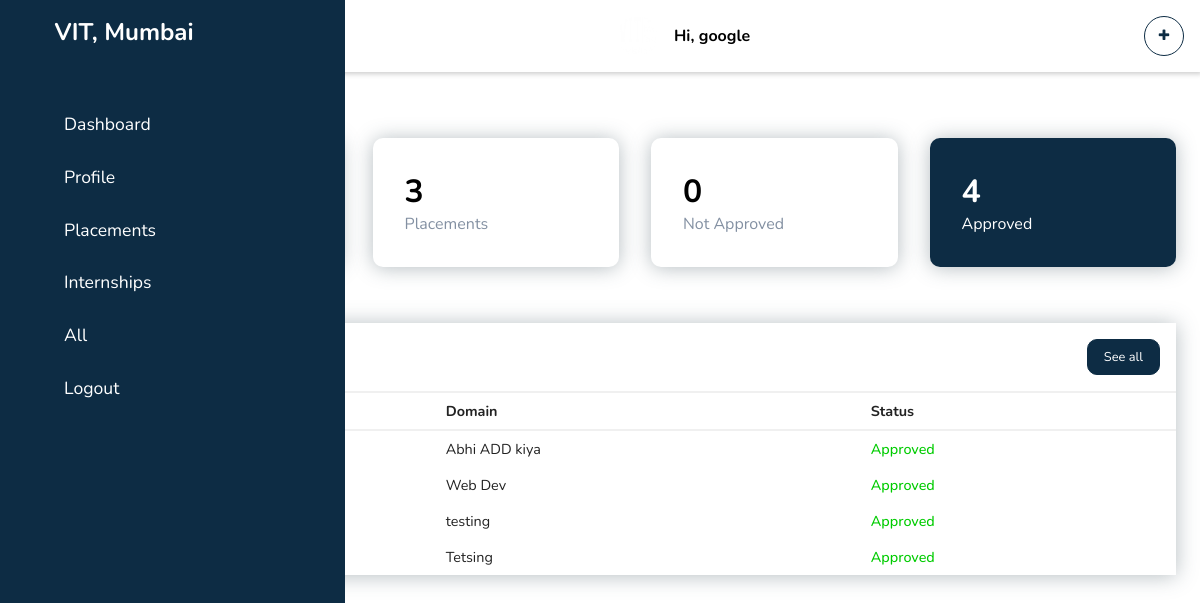
The app's page /dashboard/comdashboard (signed in) with its own data.
### dashboard/models.py (models this page shows, shortened)
class placementInfo(models.Model):
    company_username = models.ForeignKey(
        companyUser, default=None, on_delete=models.CASCADE)
    company_name = models.CharField(default='', max_length=255)
    package = models.CharField(default='', max_length=255)
    domain = models.CharField(max_length=255, default='')
    cgpa_req = models.FloatField(default=0)
    backlog = models.IntegerField(default=0)
    comimg = models.ImageField(upload_to='Images/')
    company_email = models.EmailField()
    company_phone = models.CharField(max_length=13)
    company_website = models.URLField(default='')
    regform_link = models.URLField(
        default='https://forms.gle/VNgHt2XeRaDn65Wv6')
    status = models.BooleanField(default=False)
    @staticmethod
    def placement_by_id(ids):
        if ids:
            return placementInfo.objects.filter(company_username=ids)
        else:
            return placementInfo.objects.all()

class internshipInfo(models.Model):
    company_username = models.ForeignKey(
        companyUser, default=None, on_delete=models.CASCADE)
    company_name = models.CharField(default='', max_length=255)
    stipend = models.CharField(default='', max_length=255)
    domain = models.CharField(max_length=255, default='')
    cgpa_req = models.FloatField(default=0)
    workduration = models.IntegerField(default=0)
    modeofwork = models.CharField(default='', max_length=255)
    comimg = models.ImageField(upload_to='Images/')
    company_email = models.EmailField()
    company_phone = models.CharField(max_length=13)
    company_website = models.URLField(default='')
    regform_link = models.URLField(
        default='https://forms.gle/VNgHt2XeRaDn65Wv6')
    status = models.BooleanField(default=False)
    @staticmethod
    def internship_by_id(ids):
        if ids:
            return internshipInfo.objects.filter(company_username=ids)
        else:
            return internshipInfo.objects.all()

### dashboard/views.py (the view)
# urls.py: path('comdashboard', views.comdashboard),
@login_required(login_url="/comsignin")
def comdashboard(request):
    suser = studentUser.objects.all()
    cuser = companyUser.objects.all()
    id = companyUser.objects.only('id').get(username=request.user.username).id
    iObj = internshipInfo.internship_by_id(id)
    pObj = placementInfo.placement_by_id(id)
    return render(request, 'comdashboard.html', {'suser': suser, 'cuser': cuser, 'pObj': pObj, 'iObj': iObj})

### dashboard/templatetags/student.py (called while the page is built)
@register.filter(name="complacementcount")
def complacementcount(user, pObj):
    return len(pObj)

@register.filter(name="cominternshipcount")
def cominternshipcount(user, iObj):
    return len(iObj)

@register.filter(name="notapprovecom")
def notapprovecom(iObj, pObj):
    c = 0
    for p in pObj:
        if not p.status:
            c += 1
    for i in iObj:
        if not i.status:
            c += 1
    return c

@register.filter(name="approvecom")
def approvecom(iObj, pObj):
    c = 0
    for p in pObj:
        if p.status:
            c += 1
    for i in iObj:
        if i.status:
            c += 1
    return c

### templates/html/comdashboard.html (shortened to what this page needs)
{% extends "base.html" %} {% load static %} {% load student %}
    {% block content %}
    <div class="main-content">
      <main id="dashboard">
        <div class="cards">
          <div class="card-single">
            <div>
              <h1>{{ user|cominternshipcount:iObj }}</h1>
              <span>Internships</span>
            </div>
          </div>
          <div class="card-single">
            <div>
              <h1>{{ user|complacementcount:pObj }}</h1>
              <span>Placements</span>
            </div>
          </div>
          <div class="card-single">
            <div>
              <h1>{{ iObj|notapprovecom:pObj }}</h1>
              <span>Not Approved</span>
            </div>
          </div>
          <div class="card-single">
            <div>
              <h1>{{ iObj|approvecom:pObj }}</h1>
              <span>Approved</span>
            </div>
          </div>
        </div>
        <div class="recent-grid">
          <div class="projects">
            <div class="card">
              <div class="card-header">
                <h3>Applications</h3>
                <a href="comall">
                  See all
                </a>
              </div>
              <div class="card-body">
                <div class="table-responsive">
                  <table width="100%">
                    <thead>
                      <tr>
                        <td>Type</td>
                        <td>Domain</td>
                        <td>Status</td>
                      </tr>
                    </thead>
                    <tbody>
                      {% for i in iObj %}
                      <tr>
                        <td><a href="/dashboard/cominternship#{{ i.id }}" style="text-decoration: none; color: black">Internship</td>
                        <td>{{i.domain}}</td>
                        {% if i.status %}
                        <td>
                          <span class="green"> Approved </span>
                        </td>
                        {% else %}
                        <td>
                          <span class="red"> Not Approved </span>
                        </td>
                        {% endif %}
                      </tr>
                      {% endfor %} {% for p in pObj %}
                      <tr>
                        <td><a href="/dashboard/complacement#{{ p.id }}" style="text-decoration: none; color: black">Placement</td>
                        <td>{{p.domain}}</td>
                        {% if p.status %}
                        <td>
                          <span class="green"> Approved </span>
                        </td>
                        {% else %}
                        <td>
                          <span class="red"> Not Approved </span>
                        </td>
                        {% endif %}
                      </tr>
                      {% endfor %}
                    </tbody>
                  </table>
                </div>
              </div>
            </div>
          </div>
        </div>
      </main>
    </div>
    {% endblock %}

### templates/html/base.html (shortened to what this page needs)
{% load static %}
<!DOCTYPE html>
<html lang="en">
  <head>
    <link
      rel="stylesheet"
      href="https://maxcdn.bootstrapcdn.com/font-awesome/4.7.0/css/font-awesome.min.css"
    />
    <link
      rel="stylesheet"
      href="https://maxst.icons8.com/vue-static/landings/line-awesome/line-awesome/1.3.0/css/line-awesome.min.css"
    />
    <link
      href="{% static 'css/studashboard.css' %}"
      rel="stylesheet"
      type="text/css"
    />
  </head>
  <body style="background: url(../static/images/body_bg.png)">
    <div class="sidebar">
      <div class="sidebar-brand">
        <h2>
          <span
            ><a href="/" style="text-decoration: none; color: white"
              >VIT, Mumbai</a
            ></span
          >
        </h2>
      </div>
      <div class="sidebar-menu">
        <ul>
          <li>
            <a href="comdashboard" class="active"
              ><span class="las la-igloo"></span> <span>Dashboard</span></a
            >
          </li>
          <li>
            <a href="comprofile" id="profile"
              ><span class="las la-users"></span> <span>Profile</span></a
            >
          </li>
          <li>
            <a href="complacement"
              ><span class="las la-clipboard-list"></span>
              <span>Placements</span></a
            >
          </li>
          <li>
            <a href="cominternship"
              ><span class="las la-industry"></span> <span>Internships</span></a
            >
          </li>
          <li>
            <a href="comall"
              ><span class="las la-layer-group"></span> <span>All</span></a
            >
          </li>
          <li>
            <a href="/logout"
              ><span class="las la-user-circle"></span> <span>Logout</span></a
            >
          </li>
        </ul>
      </div>
    </div>
    <div class="main-content">
      <header>
        <h2>
          <label for="nav-toggle">
            <span class="las la-bars"></span>
          </label>
        </h2>
        <div class="user-wrapper">
          <img
            src="{% static 'images/VITlogo.png' %}"
            width="40px"
            height="40px"
            alt="VIT logo"
          />
          <div>
            <h4>Hi, {{user.username}}</h4>
          </div>
        </div>
        <div class="create-top">
          <button class="create-btn">
            <i class="zmdi zmdi-account fa fa-plus" area-hidden="true"></i>
          </button>
        </div>
      </header>
    </div>
    {% block content %} {% endblock %}
  </body>
</html>

### static/css/studashboard.css (style rules this page uses)
:root { --main-color: #0d2c44; --color-dark: #1d2231; --text-grey: #8390a2; }
* { padding: 0; margin: 0; box-sizing: border-box; list-style-type: none; text-decoration: none; font-family: "Nunito", sans-serif; }
.sidebar { width: 345px; position: fixed; left: 0; top: 0; height: 100%; background: var(--main-color); z-index: 100; transition: width 300ms; }
.sidebar-brand { height: 90px; padding: 1rem 0rem 1rem 2rem; color: #fff; }
.sidebar-brand span { display: inline-block; padding-right: 1rem; }
.sidebar-menu { margin-top: 1rem; }
.sidebar-menu li { width: 100%; margin-bottom: 1.3rem; padding-left: 1rem; }
.sidebar-menu a { padding-left: 1rem; display: block; color: #fff; font-size: 1.1rem; }
.sidebar-menu a span:first-child { font-size: 1.5rem; padding-right: 1rem; }
.main-content { transition: margin-left 300ms; margin-left: 345px; }
header { background: #fff; display: flex; justify-content: space-between; padding: 1rem; box-shadow: 2px 2px 5px rgba(0, 0, 0, 0.2); position: fixed; left: 345px; width: calc(100% - 345px); top: 0; z-index: 100; transition: width 300ms; }
header h2 { color: #222; }
header label span { font-size: 1.7rem; padding-right: 1rem; }
.user-wrapper { display: flex; align-items: center; }
.user-wrapper img { border-radius: 50%; margin-right: 1rem; }
.user-wrapper h4 { margin-bottom: 0rem !important; }
main { margin-top: 90px; padding: 2rem 1.5rem; min-height: calc(100vh - 90px); }
.cards { display: grid; grid-template-columns: repeat(4, 1fr); grid-gap: 2rem; margin-top: 1rem; }
.card-single { display: flex; justify-content: space-between; padding: 2rem; border-radius: 10px; background: white; box-shadow: 0 1px 20px 0 rgba(69, 90, 100, 0.4); }
.card-single div:first-child span { color: var(--text-grey); }
.card-single:last-child { background: var(--main-color); }
.card-single:last-child h1, .card-single:last-child div:last-child span, .card-single:last-child div:first-child span { color: #fff; }
.recent-grid { margin-top: 3.5rem; display: grid; grid-gap: 2rem; grid-template-columns: 100%; background: white; box-shadow: 0 1px 20px 0 rgba(69, 90, 100, 0.4); }
.projects { width: 100%; }
.card { border-radius: 5px; }
.card-header { padding: 1rem; }
.card-header { display: flex; justify-content: space-between; align-items: center; border-bottom: 1px solid #f0f0f0; }
.card-header a { background: var(--main-color); border-radius: 10px; color: #fff; font-size: 0.8rem; padding: 0.5rem 1rem; border: 1px solid var(--main-color); }
table { border-collapse: collapse; }
thead tr { border-top: 1px solid #f0f0f0; border-bottom: 2px solid #f0f0f0; }
thead td { font-weight: 700; }
td { padding: 0.5rem 1rem; font-size: 0.9rem; color: #222; }
tr td:last-child { display: flex; align-items: center; }
.green { color: hsl(120, 100%, 40%); font-weight: 500; }
.table-responsive { width: 100%; overflow-x: auto; }
.create-top { position: relative; display: block; }
.create-btn { background: #fff; color: #0d2c44; border: 1px solid #0d2c44; width: 40px; height: 40px; padding: auto; border-radius: 50%; margin: auto; cursor: pointer; font-weight: bold; }
@media only screen and (max-width: 1200px) { .sidebar { width: 70px; } }
@media only screen and (max-width: 1200px) { .sidebar .sidebar-brand, .sidebar li { padding-left: 1rem; text-align: center; } }
@media only screen and (max-width: 1200px) { .sidebar li a { padding-left: 0rem; } }
@media only screen and (max-width: 1200px) { .sidebar .sidebar-brand h2 span:last-child, .sidebar li a span:last-child { display: none; } }
@media only screen and (max-width: 1200px) { .main-content { margin-left: 70px; } }
@media only screen and (max-width: 1200px) { .main-content header { width: calc(100% - 70px); left: 70px; } }

### records on screen
placementInfo: status.status "0", status.status "4", domain "Web Dev", shows "Approved"
internshipInfo: domain "Abhi ADD kiya", shows "Approved"
placementInfo: domain "testing", shows "Approved"
placementInfo: domain "Tetsing", shows "Approved"

### other values on screen
{{ user.username }} "google"
{{ user|complacementcount:pObj }} "3"
